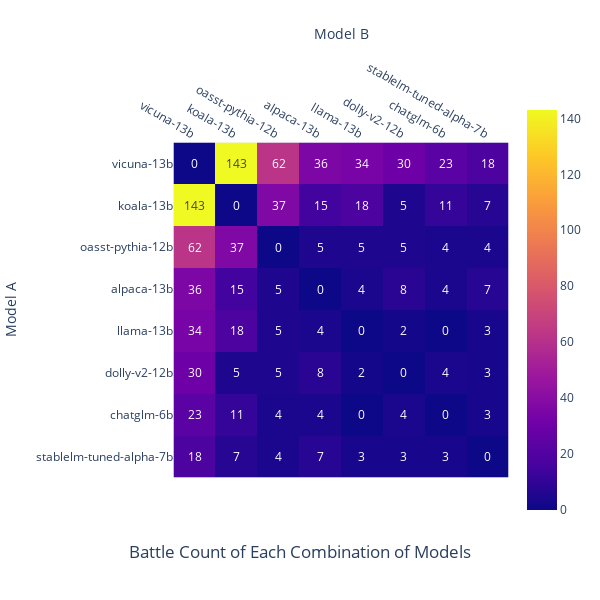

This figure's notebook cell:
### Code cell
def visualize_battle_count(battles, title):
    ptbl = pd.pivot_table(battles, index="model_a", columns="model_b", aggfunc="size",
                          fill_value=0)
    battle_counts = ptbl + ptbl.T
    ordering = battle_counts.sum().sort_values(ascending=False).index
    fig = px.imshow(battle_counts.loc[ordering, ordering],
                    title=title, text_auto=True, width=600)
    fig.update_layout(xaxis_title="Model B",
                      yaxis_title="Model A",
                      xaxis_side="top", height=600, width=600,
                      title_y=0.07, title_x=0.5)
    fig.update_traces(hovertemplate=
                      "Model A: %{y}<br>Model B: %{x}<br>Count: %{z}<extra></extra>")
    return fig

fig = visualize_battle_count(data, title="Battle Count of Each Combination of Models")
fig

### Figure 1 — Plotly figure (JSON) as saved in the notebook; plotly's stock layout.template omitted (floating-point values rounded to 4 significant figures)
{"data": [{"coloraxis": "coloraxis", "hovertemplate": "Model A: %{y}<br>Model B: %{x}<br>Count: %{z}<extra></extra>", "name": "0", "texttemplate": "%{z}", "type": "heatmap", "x": ["vicuna-13b", "koala-13b", "oasst-pythia-12b", "alpaca-13b", "llama-13b", "dolly-v2-12b", "chatglm-6b", "stablelm-tuned-alpha-7b"], "xaxis": "x", "y": ["vicuna-13b", "koala-13b", "oasst-pythia-12b", "alpaca-13b", "llama-13b", "dolly-v2-12b", "chatglm-6b", "stablelm-tuned-alpha-7b"], "yaxis": "y", "z": [[0, 143, 62, 36, 34, 30, 23, 18], [143, 0, 37, 15, 18, 5, 11, 7], [62, 37, 0, 5, 5, 5, 4, 4], [36, 15, 5, 0, 4, 8, 4, 7], [34, 18, 5, 4, 0, 2, 0, 3], [30, 5, 5, 8, 2, 0, 4, 3], [23, 11, 4, 4, 0, 4, 0, 3], [18, 7, 4, 7, 3, 3, 3, 0]]}], "layout": {"coloraxis": {"colorscale": [[0, "#0d0887"], [0.1111, "#46039f"], [0.2222, "#7201a8"], [0.3333, "#9c179e"], [0.4444, "#bd3786"], [0.5556, "#d8576b"], [0.6667, "#ed7953"], [0.7778, "#fb9f3a"], [0.8889, "#fdca26"], [1, "#f0f921"]]}, "height": 600, "title": {"text": "Battle Count of Each Combination of Models", "x": 0.5, "y": 0.07}, "width": 600, "xaxis": {"anchor": "y", "constrain": "domain", "domain": [0, 1], "scaleanchor": "y", "side": "top", "title": {"text": "Model B"}}, "yaxis": {"anchor": "x", "autorange": "reversed", "constrain": "domain", "domain": [0, 1], "title": {"text": "Model A"}}}}
